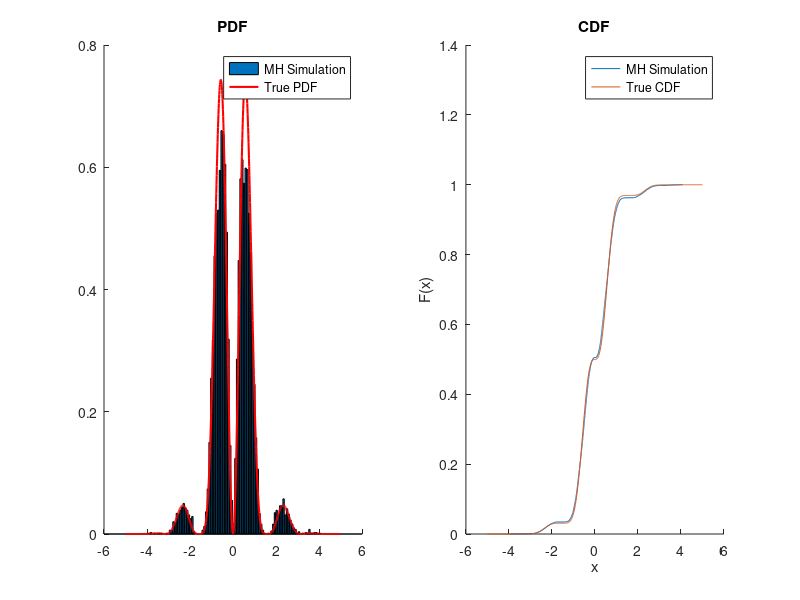

The MATLAB script that drew this image: (Note: this script raises an error after producing the figure.)

% Question 2


%% 2 (a)
n = 10000; 
x = zeros(n+1, 1); 
x(1) = randn();
i = 2;

while i <= n+1
    
    % sample new x from N(x_old, 1) (random walk MH)
    tmp = randn() + x(i-1);
    
    % calculate the acceptance rate 
    r = (cos(tmp)^2 * sin(2*tmp)^2 * normpdf(tmp))/(cos(x(i-1))^2 * sin(2*x(i-1))^2 * normpdf(x(i-1)));
    
    if rand() < r
        x(i) = tmp;
        i = i + 1;
    end
end


% For plotting the pdf and cdf
t = -5:0.01:5; 
p = cos(t).^2 .* sin(2*t).^2 .* normpdf(t); 
[f, xtick] = hist(x, 100);
figure(1); 
subplot(1,2,1);
hold all
bar(xtick, f / trapz(xtick, f))
plot(t, p / trapz(t, p), 'r-', 'LineWidth', 1.5)
hold off
legend('MH Simulation', 'True PDF');
title('PDF');
subplot(1,2,2);
hold all; 
ecdf(x); 
plot(t, cumsum(p / trapz(t, p)) * 0.01)
hold off;
legend('MH Simulation', 'True CDF');
title('CDF');

% assign v = x for part c
v = x;

%% Question 2(c)

rng('default');
n = 1000; 
x0 = 2.0; % initial state of x
x = [x0; zeros(n, 1)];
% Generate 1000 x and y
for i = 2:n+1
    x(i) = x(i-1) + randn();
end
y = x + randsample(v, n+1, true);


% apply the kalman filter
y_hat = q2kf(y, std(v)^2); 
error = y - y_hat; 

display('MSE of Kalman Filter = ');
display(mean(error.^2)); 

% for plotting
figure(2); 
subplot(2,1,1);
hold all;
plot(1:1:n, y(2:end), 'LineWidth', 1.5);
plot(1:1:n, y_hat(2:end), 'g-', 'LineWidth', 2.0);
hold off;
xlim([0, 1000]); 
legend('Measurement', 'KF Estimate'); 
title('Measurement/KF Filter')

subplot(2,1,2);
hold all;

plot(error(2:end)/y_hat(2:end)*100, 'r.', 'MarkerSize', 15.0);
plot(zeros(n, 1), 'k-', 'LineWidth', 2.0);
title('Error Percentage')




%% Question 2(e)
% simulations using different number of particles
numparticles = round(100 * 1.5.^(0:20));
mse = zeros(length(numparticles), 2);
pvar = zeros(length(numparticles), 1);

% might take a while
tic();
for i = 1:length(numparticles)
    pf = q2pf(y, numparticles(i)); 
    mse(i, :) = [mean((y - pf(:,1)).^2) std((y - pf(:,1)).^2)];
    pvar(i) = mean((y - pf(:,2)).^2);
end
toc(); % ~280 seconds

%% plotting
figure(3);
hold all;
plot(numparticles, mse(:,1), 'b.', 'MarkerSize', 25.0);
plot(numparticles, pvar, 'rx', 'MarkerSize', 15.0, 'LineWidth', 2.0);
plot(numparticles, 0.23*ones(length(numparticles), 1), 'k-', 'LineWidth', 2.0);
hold off;
set(gca, 'xscale', 'log');
xlabel('Number of Particles');
legend('MSE of Particle Filter (unconditional)', 'MSE of Particle Filter (conditional)','Kalman Filter from (b)');
ylim([0.2, 0.4]);
xlim([100, 350000]);
title('MSE')
